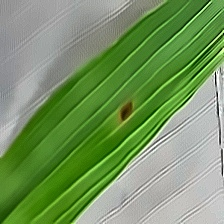
#> input picture data/processed/train/Brown_Spot/BROWNSPOT2_164.jpg, 224 x 224 px; its folder holds only this picture in this run
$ jupyter execute preprocess_data.ipynb
#> lines starting #> are read from the running program, lines starting #| are printed output that depends on the picture
[cell 1]
import os
import numpy as np
import matplotlib.pyplot as plt
from pathlib import Path
import cv2
import tensorflow as tf
from tensorflow.keras.preprocessing.image import ImageDataGenerator
import shutil
from tqdm import tqdm

[cell 2]
# PHIÊN BẢN CẢI THIỆN - Pipeline xử lý dữ liệu phù hợp với đặc điểm dataset

# Đường dẫn thư mục
DATA_DIR = Path("data/splits")
PROCESSED_DIR = Path("data/processed")
AUGMENTED_DIR = Path("data/augmented")

CLASSES_CORRECTED = ["brown_spot", "blast", "bacterial_leaf_blight", "normal"]
SPLITS = ["train", "val", "test"]

TARGET_SIZE = (224, 224)

MIN_BRIGHTNESS_THRESHOLD = 120  # Ngưỡng độ sáng thấp
SMALL_IMAGE_THRESHOLD = 100     # Ngưỡng ảnh nhỏ

[cell 3]
def create_directories_corrected():
    """Tạo thư mục với tên lớp chính xác"""
    for dir_path in [PROCESSED_DIR, AUGMENTED_DIR]:
        for split in SPLITS:
            for cls in CLASSES_CORRECTED:
                path = dir_path / split / cls
                path.mkdir(parents=True, exist_ok=True)
                print(f"Đã tạo thư mục: {path}")

def smart_resize(img, target_size):
    """Resize thông minh dựa trên kích thước ảnh gốc"""
    h, w = img.shape[:2]

    if h < SMALL_IMAGE_THRESHOLD or w < SMALL_IMAGE_THRESHOLD:
        # Ảnh rất nhỏ (64x64) - phóng to trước rồi resize
        scale_factor = max(target_size[0]/h, target_size[1]/w) * 1.2  # Phóng to thêm 20%
        new_h, new_w = int(h * scale_factor), int(w * scale_factor)
        img_temp = cv2.resize(img, (new_w, new_h), interpolation=cv2.INTER_CUBIC)
        # Sau đó resize về đúng kích thước với INTER_AREA để giảm aliasing
        img_resized = cv2.resize(img_temp, target_size, interpolation=cv2.INTER_AREA)
        print(f"Xử lý ảnh nhỏ: {w}x{h} -> {new_w}x{new_h} -> {target_size[0]}x{target_size[1]}")

    elif h < target_size[0] or w < target_size[1]:
        # Ảnh nhỏ hơn target - dùng INTER_CUBIC
        img_resized = cv2.resize(img, target_size, interpolation=cv2.INTER_CUBIC)
        print(f"Phóng to ảnh: {w}x{h} -> {target_size[0]}x{target_size[1]}")

    else:
        # Ảnh lớn hơn target - dùng INTER_AREA
        img_resized = cv2.resize(img, target_size, interpolation=cv2.INTER_AREA)
        print(f"Thu nhỏ ảnh: {w}x{h} -> {target_size[0]}x{target_size[1]}")

    return img_resized

[cell 4]
def preprocess_images_improved():
    """Pipeline xử lý ảnh cải thiện phù hợp với đặc điểm dataset"""
    total_processed = 0
    stats = {
        'small_images': 0,
        'dark_images': 0,
        'bright_images': 0,
        'normal_images': 0
    }

    for split in SPLITS:
        for cls in CLASSES_CORRECTED:
            src_dir = DATA_DIR / split / cls
            dst_dir = PROCESSED_DIR / split / cls

            if not src_dir.exists():
                print(f"Thư mục không tồn tại: {src_dir}")
                continue

            files = list(src_dir.glob("*"))
            print(f"\nĐang xử lý {len(files)} ảnh từ {split}/{cls}...")

            for img_path in tqdm(files, desc=f"{split}/{cls}"):
                try:
                    # Đọc ảnh
                    img = cv2.imread(str(img_path))
#> img is the input picture: shape (224, 224, 3); mean B, G, R 97.8, 149.7, 118.6
                    if img is None:
                        print(f"Không thể đọc ảnh: {img_path}")
                        continue

                    # Thống kê kích thước ảnh
                    h, w = img.shape[:2]
#> h = 224; w = 224
                    if h < SMALL_IMAGE_THRESHOLD or w < SMALL_IMAGE_THRESHOLD:
                        stats['small_images'] += 1

                    # Resize thông minh
                    img_resized = smart_resize(img, TARGET_SIZE)
#| Thu nhỏ ảnh: 224x224 -> 224x224

                    # Không chỉnh độ sáng nữa, chỉ thống kê
                    lab = cv2.cvtColor(img_resized, cv2.COLOR_BGR2LAB)
#> lab: shape (224, 224, 3); mean of channels 0, 1, 2 149.8, 108.7, 151.2
                    l, a, b = cv2.split(lab)
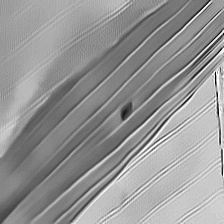
#> l: shape (224, 224); min 0, max 255, mean 149.8
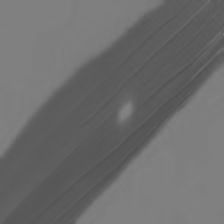
#> a: shape (224, 224); min 82, max 131, mean 108.7
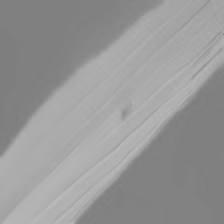
#> b: shape (224, 224); min 125, max 186, mean 151.2
                    l_mean = np.mean(l)
#> l_mean = 149.8

                    if l_mean < MIN_BRIGHTNESS_THRESHOLD:
                        stats['dark_images'] += 1
                    elif l_mean > 200:
                        stats['bright_images'] += 1
                    else:
                        stats['normal_images'] += 1

                    # Ghép lại các kênh (giữ nguyên L)
                    lab = cv2.merge((l, a, b))
                    img_enhanced = cv2.cvtColor(lab, cv2.COLOR_LAB2BGR)

                    # Áp dụng CLAHE cho tương phản - VỪA PHẢI
                    clahe = cv2.createCLAHE(clipLimit=1.5, tileGridSize=(8, 8))  # Giảm từ 2.0 -> 1.5
                    lab_final = cv2.cvtColor(img_enhanced, cv2.COLOR_BGR2LAB)
#> lab_final: shape (224, 224, 3); mean of channels 0, 1, 2 149.8, 108.7, 151.2
                    l_final, a_final, b_final = cv2.split(lab_final)
                    l_final = clahe.apply(l_final)
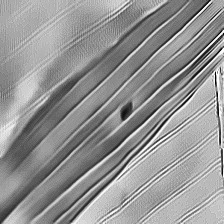
#> l_final: shape (224, 224); min 1, max 255, mean 148.2
                    lab_final = cv2.merge((l_final, a_final, b_final))
#> lab_final: shape (224, 224, 3); mean of channels 0, 1, 2 148.2, 108.7, 151.2
                    img_enhanced = cv2.cvtColor(lab_final, cv2.COLOR_LAB2BGR)
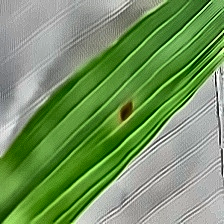
#> img_enhanced: shape (224, 224, 3); mean B, G, R 97.5, 148.4, 117.1

                    # Giảm nhiễu (chỉ cho ảnh nhỏ)
                    if h < SMALL_IMAGE_THRESHOLD or w < SMALL_IMAGE_THRESHOLD:
                        img_enhanced = cv2.fastNlMeansDenoisingColored(img_enhanced, None, 5, 5, 7, 21)

                    # Tăng độ sắc nét NHẸ - VỪA PHẢI
                    kernel = np.array([[0, -0.3, 0], [-0.3, 2.2, -0.3], [0, -0.3, 0]])  # Giảm độ mạnh
                    img_enhanced = cv2.addWeighted(img_enhanced, 0.8, cv2.filter2D(img_enhanced, -1, kernel), 0.2, 0)

                    # Lưu ảnh đã xử lý
                    output_path = dst_dir / img_path.name
                    cv2.imwrite(str(output_path), img_enhanced)
                    total_processed += 1

                except Exception as e:
                    print(f"Lỗi khi xử lý {img_path}: {e}")

    print(f"\n=== THỐNG KÊ XỬ LÝ ===")
    print(f"Tổng số ảnh đã xử lý: {total_processed}")
    print(f"Ảnh nhỏ (< {SMALL_IMAGE_THRESHOLD}px): {stats['small_images']}")
    print(f"Ảnh tối (< {MIN_BRIGHTNESS_THRESHOLD}): {stats['dark_images']}")
    print(f"Ảnh sáng (> 200): {stats['bright_images']}")
    print(f"Ảnh bình thường: {stats['normal_images']}")

[cell 5]
print("=== CHẠY PIPELINE XỬ LÝ DỮ LIỆU CẢI THIỆN ===")

print("\n1. Tạo thư mục...")
create_directories_corrected()

print("\n2. Xử lý ảnh...")
stats = preprocess_images_improved()

[cell 6]
def visualize_improved_preprocessing():
    """Hiển thị so sánh trước và sau khi xử lý với pipeline cải thiện"""
    plt.figure(figsize=(20, 16))

    for i, cls in enumerate(CLASSES_CORRECTED):
        # Lấy một ảnh mẫu từ mỗi lớp
        orig_files = list((DATA_DIR / "train" / cls).glob("*"))
        if not orig_files:
            continue

        sample_file = orig_files[0].name
        orig_path = DATA_DIR / "train" / cls / sample_file
        proc_path = PROCESSED_DIR / "train" / cls / sample_file

        if orig_path.exists() and proc_path.exists():
            # Đọc ảnh gốc và ảnh đã xử lý
            img_orig = cv2.imread(str(orig_path))
            img_orig = cv2.cvtColor(img_orig, cv2.COLOR_BGR2RGB)

            img_proc = cv2.imread(str(proc_path))
            img_proc = cv2.cvtColor(img_proc, cv2.COLOR_BGR2RGB)

            # Thông tin kích thước và độ sáng
            h_orig, w_orig = img_orig.shape[:2]
#> h_orig = 224; w_orig = 224
            brightness_orig = np.mean(cv2.cvtColor(img_orig, cv2.COLOR_RGB2GRAY))
            brightness_proc = np.mean(cv2.cvtColor(img_proc, cv2.COLOR_RGB2GRAY))

            # Hiển thị ảnh gốc
            plt.subplot(len(CLASSES_CORRECTED), 4, i*4 + 1)
            plt.imshow(img_orig)
            plt.title(f"{cls}\nGốc: {w_orig}x{h_orig}\nBrightness: {brightness_orig:.1f}")
            plt.axis('off')

            # Hiển thị ảnh đã xử lý
            plt.subplot(len(CLASSES_CORRECTED), 4, i*4 + 2)
            plt.imshow(img_proc)
            plt.title(f"Đã xử lý: 224x224\nBrightness: {brightness_proc:.1f}")
            plt.axis('off')

            # Histogram gốc
            plt.subplot(len(CLASSES_CORRECTED), 4, i*4 + 3)
            for channel, color in enumerate(['r', 'g', 'b']):
                hist = cv2.calcHist([img_orig], [channel], None, [256], [0, 256])
                plt.plot(hist, color=color, alpha=0.7)
            plt.title("Histogram - Gốc")
            plt.xlim([0, 256])
            plt.grid(True, alpha=0.3)

            # Histogram đã xử lý
            plt.subplot(len(CLASSES_CORRECTED), 4, i*4 + 4)
            for channel, color in enumerate(['r', 'g', 'b']):
                hist = cv2.calcHist([img_proc], [channel], None, [256], [0, 256])
                plt.plot(hist, color=color, alpha=0.7)
            plt.title("Histogram - Đã xử lý")
            plt.xlim([0, 256])
            plt.grid(True, alpha=0.3)

    plt.suptitle("So sánh trước và sau xử lý - Pipeline cải thiện", fontsize=16, y=0.98)
    plt.tight_layout()
    plt.show()
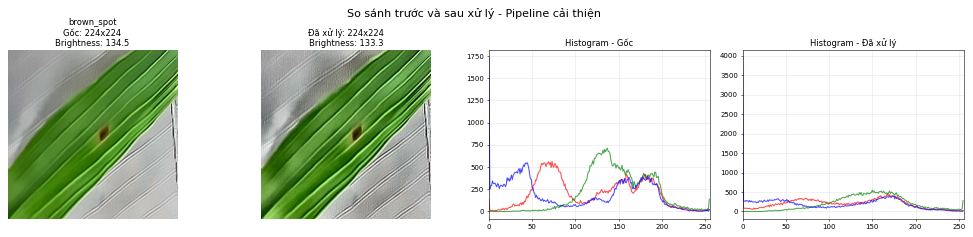
#> figure drawn by matplotlib, 4 panels; panel 3: curve peaks at x = 73, y = 564; panel 3: curve peaks at x = 137, y = 713; panel 3: curve peaks at x = 0, y = 1731; panel 4: curve peaks at x = 0, y = 636

# Hiển thị kết quả
print("\n3. Hiển thị kết quả...")
visualize_improved_preprocessing()
